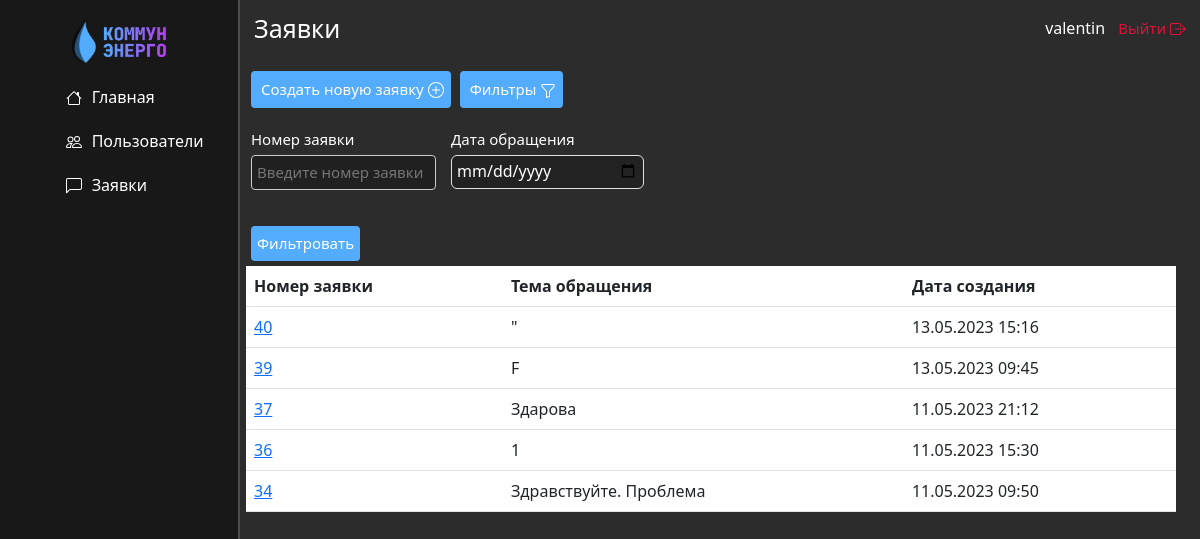
The page /messages/ (signed in) on the database as committed earlier.
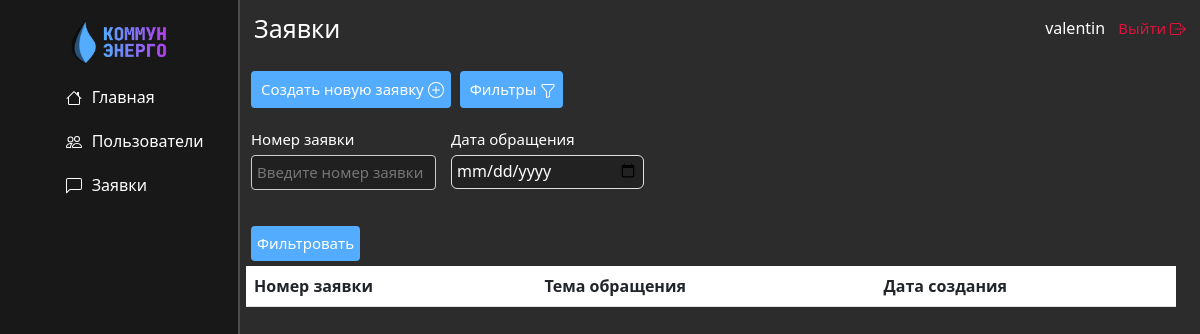
The same page on the database as committed later.
### messages_home/models.py (models this page shows, shortened)
class Conversation(models.Model):
  STATUS_CHOICES = [
    ('active', 'Активная'),
    ('closed', 'Закрыта'),
    ('snoozed', 'Отложена'),
  ]
  user1 = models.ForeignKey(User, on_delete=models.CASCADE, related_name='conversations_started')
  user2 = models.ForeignKey(User, on_delete=models.CASCADE, related_name='conversations_involved', null=True)
  title = models.CharField(max_length=50)
  created_at = models.DateTimeField(auto_now_add=True)
  status = models.CharField(max_length=20, choices=STATUS_CHOICES, default='Активная')
  class Meta:
    verbose_name_plural = 'Диалоги'
    verbose_name = 'Диалог'
    ordering = ['-created_at']

### messages_home/views.py (the view, shortened to what this page needs)
# urls.py: path('', views.conversations_list, name='conversations_list'),
@login_required
def conversations_list(request):
    if request.method == 'POST':
        form = ConversationForm(request.POST)
        if form.is_valid():
            new_conversation = form.save(commit=False)
            new_conversation.user1 = request.user
            new_conversation.status = 'Активная'
            new_conversation.save()
            return JsonResponse({'url': reverse('conversation_detail', args=[new_conversation.id])})
        else:
            return JsonResponse({'error': form.errors})
    else:
        form = ConversationForm()
    user = request.user
    if user.is_authenticated and user.groups.filter(name='Обычные пользователи').exists():
        normal_users = User.objects.filter(
            groups__name='Обычные пользователи')
        conversations = Conversation.objects.filter(
            Q(user1__in=normal_users) | Q(user2__in=normal_users))
    else:
        conversations = Conversation.objects.all()
    number = request.GET.get('number')
    date = request.GET.get('date')
    status = request.GET.get('status')
    sender = request.GET.get('sender')
    recipient = request.GET.get('recipient')
    if number:
        number = int(number)
        conversations = conversations.filter(id__icontains=number)
    if date:
        date = datetime.strptime(date, '%Y-%m-%d').date()
        start_date = datetime.combine(date, time.min)
        end_date = datetime.combine(date, time.max)
        conversations = conversations.filter(
            created_at__gte=start_date, created_at__lt=end_date)
    if status:
        conversations = conversations.filter(status=status)
    return render(request, 'messages_home/conversations_list.html', {
        'conversations': conversations
    })

### messages_home/templates/messages_home/conversations_list.html (shortened to what this page needs)
{% extends 'main/layout.html' %}
{% block main_content %}
<div class="row">
  <div class="col-md-12">
    <button class="blue-button" id="new-conv-btn">
      Создать новую заявку
    </button>
    <button id="filter-btn" class="blue-button">
      Фильтры
    </button>
    <div class="filter-form-conversations" id="q1s1">
      <form method="get" class="filter-form" action="">
        <div class="filters-boxes">
          <div class="filters-up-row">
            <div class="number-box filter-box">
              <label for="number">Номер заявки</label>
              <input type="text" class="" id="number" name="number" placeholder="Введите номер заявки">
            </div>
            <div class="date-box filter-box">
              <label for="date">Дата обращения</label>
              <input type="date" class="form-control forms-stat-date" id="date" name="date">
            </div>
          </div>
          <div class="filters-bot-row">
            <div class="btn-box filter-box">
              <button type="submit" id='w131' class="submit-btn-filter">Фильтровать</button>
            </div>
          </div>
        </div>
      </form>
    </div>
    <table class="table">
      <thead>
      <tr>
        <th>Номер заявки</th>
        <th>Тема обращения</th>
        <th>Дата создания</th>
      </tr>
      </thead>
      <tbody>
      {% for conversation in conversations %}
      <tr>
        <td><a href="{% url 'conversation_detail' conversation.id %}">{{ conversation.id }}</a></td>
        <td>{{ conversation.title }}</td>
        <td>{{ conversation.created_at|date:"SHORT_DATETIME_FORMAT" }}</td>
      </tr>
      {% endfor %}
      </tbody>
    </table>
  </div>
</div>
{% endblock %}
{% block pagename %}
<h1>Заявки</h1>
{% endblock%}

Rows that differ between the two databases and show on the page:
removed Conversation: id "40", title "\"", created_at "13.05.2023 15:16"
removed Conversation: id "39", title "F", created_at "13.05.2023 09:45"
removed Conversation: id "37", title "Здарова", created_at "11.05.2023 21:12"
removed Conversation: id "36", title "1", created_at "11.05.2023 15:30"
removed Conversation: id "34", title "Здравствуйте. Проблема", created_at "11.05.2023 09:50"
